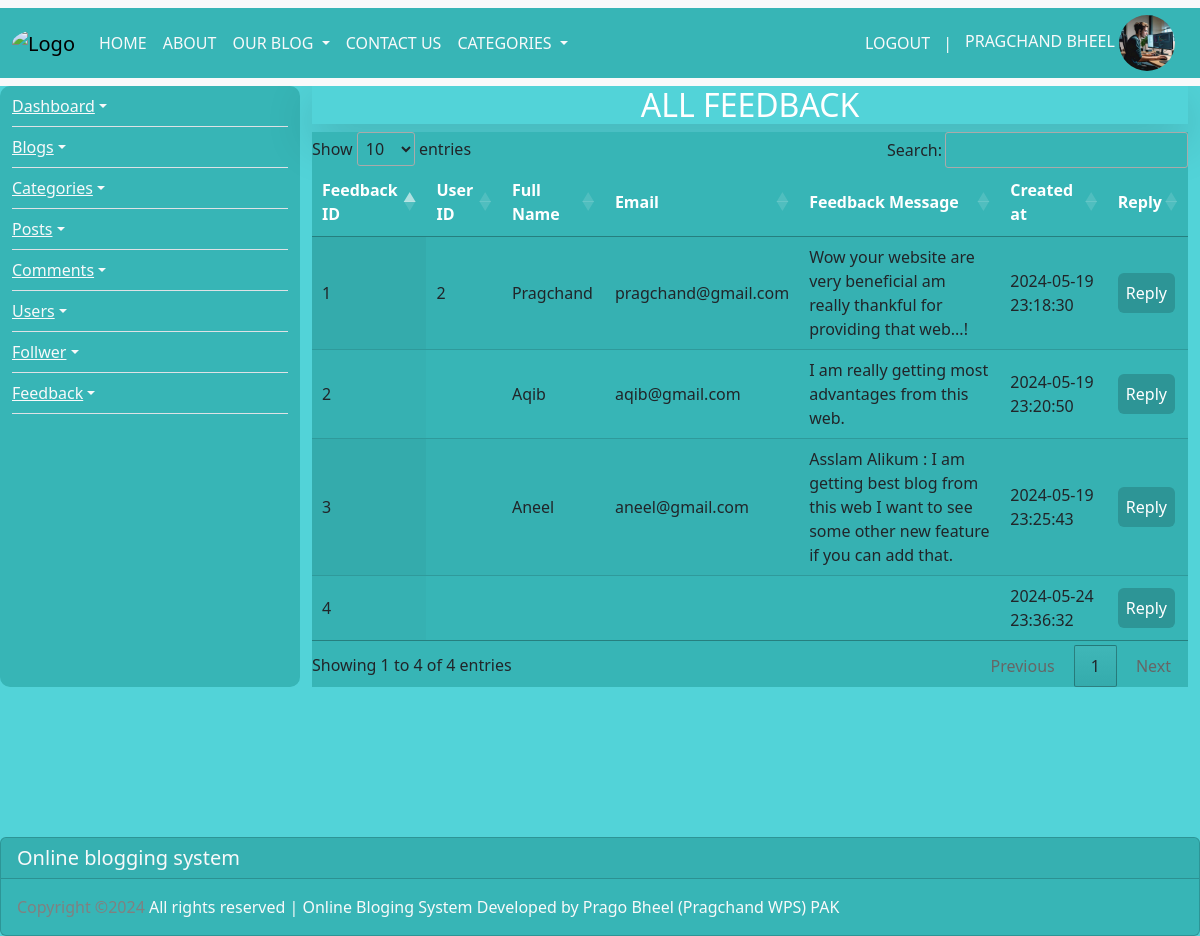
The app's page /admin/view_feedback.php (signed in) with its own data.
### tables this page shows
CREATE TABLE `user_feedback` (
  `feedback_id` int(11) NOT NULL AUTO_INCREMENT,
  `user_id` int(11) DEFAULT NULL,
  `user_name` varchar(100) DEFAULT NULL,
  `user_email` varchar(100) DEFAULT NULL,
  `feedback` text DEFAULT NULL,
  `created_at` timestamp NOT NULL DEFAULT current_timestamp() ON UPDATE current_timestamp(),
  PRIMARY KEY (`feedback_id`),
  KEY `user_id` (`user_id`),
  CONSTRAINT `user_feedback_ibfk_1` FOREIGN KEY (`user_id`) REFERENCES `user` (`user_id`) ON DELETE CASCADE ON UPDATE CASCADE
);

### admin/view_feedback.php (the view, shortened to what this page needs)
<!DOCTYPE html>
<html lang="en">
<head>
    <link rel="stylesheet" href="../bootstrap/dist/css/bootstrap.min.css">
  <link rel="stylesheet" type="text/css" href="https://cdn.datatables.net/1.11.5/css/jquery.dataTables.min.css">
</head>
<body id="body_background">
  <?php include("header.php"); ?>
  <div class="container-fluid">
      <div class="row">
        <?php include("side_bar.php"); ?>
        <div class="col-md-9">
        <h2 class="text-center shadow-lg text-uppercase">All Feedback</h2>
        <div class="table-responsive" style="background: #37B5B6;">
            <table id="table_id" class="display">
                <thead style="color: white;">
                <tr>
                    <th>Feedback ID</th>
                    <th>User ID</th>
                    <th>Full Name</th>
                    <th>Email</th>
                    <th>Feedback Message</th>
                    <th>Created at</th>
                    <th>Reply</th>
                </tr>
                </thead>
                <tbody>
                <?php
                $query = "SELECT * FROM user_feedback";
                $result = mysqli_query($connection, $query);
                if ($result->num_rows > 0) {
                    while ($feedback = mysqli_fetch_assoc($result)) {
                ?>
                  <tr>
                    <td><?php echo htmlspecialchars($feedback['feedback_id']); ?></td>
                    <td><?php echo htmlspecialchars($feedback['user_id']); ?></td>
                    <td><?php echo htmlspecialchars($feedback['user_name']); ?></td>
                    <td><?php echo htmlspecialchars($feedback['user_email']); ?></td>
                    <td><?php echo htmlspecialchars($feedback['feedback']); ?></td>
                    <td><?php echo htmlspecialchars($feedback['created_at']); ?></td>
                    <td><button id="btn_design" class="reply_btn_design">Reply</button></td>
                  </tr>
                <?php
                    }
                }
                ?>
                </tbody>
            </table>
        </div>
    </div>
      </div>
    </div>
    <div style="margin-top: 150px;">
      <?php include("../frontend/footer.php"); ?>
    </div>
</body>
</html>

### admin/view_feedback.php (style rules this page uses)
#body_background { background:#52D3D8; }
#btn_design { background : #2D9596; padding: 8px; color: white; border:none; border-radius: 6px; }
.text-center { text-align: center; color: white; }
.shadow-lg { box-shadow: 0 1rem 3rem rgba(0,0,0,.175)!important; }
.text-uppercase { text-transform: uppercase; }

### records on screen
user_feedback: feedback_id "1", user "2", user_name "Pragchand", user_email "pragchand@gmail.com", feedback "Wow your website are very beneficial am really thankful for providing that web...!", created_at "2024-05-19 23:18:30"
user_feedback: feedback_id "2", user_name "Aqib", user_email "aqib@gmail.com", feedback "I am really getting most advantages from this web.", created_at "2024-05-19 23:20:50"
user_feedback: feedback_id "3", user_name "Aneel", user_email "aneel@gmail.com", feedback "Asslam Alikum : I am getting best blog from this web I want to see some other new feature if you can add that.", created_at "2024-05-19 23:25:43"
user_feedback: feedback_id "4", created_at "2024-05-24 23:36:32"

### other values on screen
$_SESSION['user']['first_name'] "PRAGCHAND"
$_SESSION['user']['last_name'] "BHEEL"
